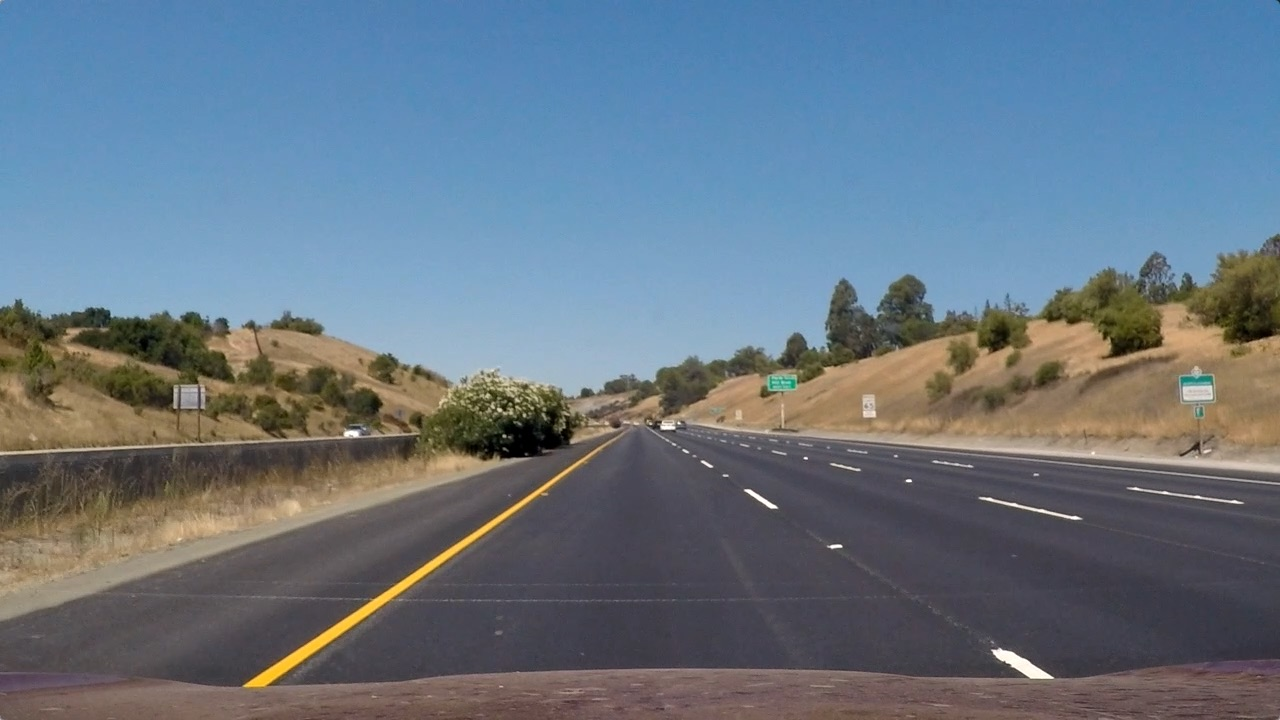
#> input picture test_images/straight_lines1.jpg, 1280 x 720 px; the run also reads 3 pictures not shown here
$ jupyter execute --allow-errors code.ipynb   (shell and % lines are left out)   (older library calls are emulated)
#> lines starting #> are read from the running program, lines starting #| are printed output that depends on the picture; after the words box and inside, x2 and y2 are one past the last pixel; in counts of white or black regions, pixels touching at a corner belong together
#> further down, imgg is the input picture: shape (720, 1280, 3); mean R, G, B 103.2, 117.7, 131.2
[cell 1]
"""!pip install opencv-python
"""

[cell 2]
# import part
import cv2
import matplotlib.pyplot as plt
import matplotlib.image as mpimg
import numpy as np
from moviepy.editor import VideoFileClip

#test

[cell 3]
def hist(img):
    bottom_half = img[img.shape[0]//2:,:]
    return np.sum(bottom_half, axis=0)

class LaneLines:
    """ Class containing information about detected lane lines.

    Attributes:
        left_fit (np.array): Coefficients of a polynomial that fit left lane line
        right_fit (np.array): Coefficients of a polynomial that fit right lane line
        parameters (dict): Dictionary containing all parameters needed for the pipeline
        debug (boolean): Flag for debug/normal mode
    """
    def __init__(self):
        """Init Lanelines.

        Parameters:
            left_fit (np.array): Coefficients of polynomial that fit left lane
            right_fit (np.array): Coefficients of polynomial that fit right lane
            binary (np.array): binary image
        """
        self.left_fit = None
        self.right_fit = None
        self.binary = None
        self.nonzero = None
        self.nonzerox = None
        self.nonzeroy = None
        self.clear_visibility = True
        self.dir = []
        self.left_curve_img = mpimg.imread('left_turn.png')
        self.right_curve_img = mpimg.imread('right_turn.png')
        self.keep_straight_img = mpimg.imread('straight.png')
        self.left_curve_img = cv2.normalize(src=self.left_curve_img, dst=None, alpha=0, beta=255, norm_type=cv2.NORM_MINMAX, dtype=cv2.CV_8U)
        self.right_curve_img = cv2.normalize(src=self.right_curve_img, dst=None, alpha=0, beta=255, norm_type=cv2.NORM_MINMAX, dtype=cv2.CV_8U)
        self.keep_straight_img = cv2.normalize(src=self.keep_straight_img, dst=None, alpha=0, beta=255, norm_type=cv2.NORM_MINMAX, dtype=cv2.CV_8U)

        # HYPERPARAMETERS
        # Number of sliding windows
        self.nwindows = 9
        # Width of the the windows +/- margin
        self.margin = 100
        # Mininum number of pixels found to recenter window
        self.minpix = 50

    def forward(self, img):
        """Take a image and detect lane lines.

        Parameters:
            img (np.array): An binary image containing relevant pixels

        Returns:
            Image (np.array): An RGB image containing lane lines pixels and other details
        """
        self.extract_features(img)
        return self.fit_poly(img)

    def pixels_in_window(self, center, margin, height):
        """ Return all pixel that in a specific window

        Parameters:
            center (tuple): coordinate of the center of the window
            margin (int): half width of the window
            height (int): height of the window

        Returns:
            pixelx (np.array): x coordinates of pixels that lie inside the window
            pixely (np.array): y coordinates of pixels that lie inside the window
        """
        topleft = (center[0]-margin, center[1]-height//2)
        bottomright = (center[0]+margin, center[1]+height//2)

        condx = (topleft[0] <= self.nonzerox) & (self.nonzerox <= bottomright[0])
        condy = (topleft[1] <= self.nonzeroy) & (self.nonzeroy <= bottomright[1])
        return self.nonzerox[condx&condy], self.nonzeroy[condx&condy]

    def extract_features(self, img):
        """ Extract features from a binary image

        Parameters:
            img (np.array): A binary image
        """
        self.img = img
        # Height of of windows - based on nwindows and image shape
        self.window_height = np.int(img.shape[0]//self.nwindows)
        # Identify the x and y positions of all nonzero pixel in the image
        self.nonzero = img.nonzero()
        self.nonzerox = np.array(self.nonzero[1])
        self.nonzeroy = np.array(self.nonzero[0])

    def find_lane_pixels(self, img):
        """Find lane pixels from a binary warped image.

        Parameters:
            img (np.array): A binary warped image

        Returns:
            leftx (np.array): x coordinates of left lane pixels
            lefty (np.array): y coordinates of left lane pixels
            rightx (np.array): x coordinates of right lane pixels
            righty (np.array): y coordinates of right lane pixels
            out_img (np.array): A RGB image that use to display result later on.

        """
        assert(len(img.shape) == 2)
        # Create an output image to draw on and visualize the result
        out_img = np.dstack((img, img, img))

        histogram = hist(img)
        midpoint = histogram.shape[0]//2
        leftx_base = np.argmax(histogram[:midpoint])
        rightx_base = np.argmax(histogram[midpoint:]) + midpoint

        # Current position to be update later for each window in nwindows
        leftx_current = leftx_base
        rightx_current = rightx_base
        y_current = img.shape[0] + self.window_height//2

        # Create empty lists to reveice left and right lane pixel
        leftx, lefty, rightx, righty = [], [], [], []

        # Step through the windows one by one
        for _ in range(self.nwindows):
            y_current -= self.window_height
            center_left = (leftx_current, y_current)
            center_right = (rightx_current, y_current)

            good_left_x, good_left_y = self.pixels_in_window(center_left, self.margin, self.window_height)
            good_right_x, good_right_y = self.pixels_in_window(center_right, self.margin, self.window_height)

            # Append these indices to the lists
            leftx.extend(good_left_x)
            lefty.extend(good_left_y)
            rightx.extend(good_right_x)
            righty.extend(good_right_y)

            if len(good_left_x) > self.minpix:
                leftx_current = np.int32(np.mean(good_left_x))
            if len(good_right_x) > self.minpix:
                rightx_current = np.int32(np.mean(good_right_x))

        return leftx, lefty, rightx, righty, out_img

    def fit_poly(self, img):
        """Find the lane line from an image and draw it.

        Parameters:
            img (np.array): a binary warped image

        Returns:
            out_img (np.array): a RGB image that have lane line drawn on that.
        """

        leftx, lefty, rightx, righty, out_img = self.find_lane_pixels(img)

        if len(lefty) > 1500:
            self.left_fit = np.polyfit(lefty, leftx, 2)
        if len(righty) > 1500:
            self.right_fit = np.polyfit(righty, rightx, 2)

        # Generate x and y values for plotting
        maxy = img.shape[0] - 1
        miny = img.shape[0] // 3
        if len(lefty):
            maxy = max(maxy, np.max(lefty))
            miny = min(miny, np.min(lefty))

        if len(righty):
            maxy = max(maxy, np.max(righty))
            miny = min(miny, np.min(righty))

        ploty = np.linspace(miny, maxy, img.shape[0])

        left_fitx = self.left_fit[0]*ploty**2 + self.left_fit[1]*ploty + self.left_fit[2]
        right_fitx = self.right_fit[0]*ploty**2 + self.right_fit[1]*ploty + self.right_fit[2]

        # Visualization to drwa two lines and green in street
        for i, y in enumerate(ploty):
            l = int(left_fitx[i])
            r = int(right_fitx[i])
            y = int(y)
            cv2.line(out_img, (l, y), (r, y), (0, 255, 0))
            cv2.line(out_img,(l,y),(l+20,y),(25,25,112),15)
            cv2.line(out_img,(r-20,y),(r,y),(25,25,112),15)


        lR, rR, pos = self.measure_curvature()

        return out_img

    def plot(self, out_img):
        np.set_printoptions(precision=6, suppress=True)
        lR, rR, pos = self.measure_curvature()

        value = None
        if abs(self.left_fit[0]) > abs(self.right_fit[0]):
            value = self.left_fit[0]
        else:
            value = self.right_fit[0]

        if abs(value) <= 0.00015:
            self.dir.append('F')
        elif value < 0:
            self.dir.append('L')
        else:
            self.dir.append('R')

        if len(self.dir) > 10:
            self.dir.pop(0)

        W = 400
        H = 500
        widget = np.copy(out_img[:H, :W])
        widget //= 2
        widget[0,:] = [0, 0, 255]
        widget[-1,:] = [0, 0, 255]
        widget[:,0] = [0, 0, 255]
        widget[:,-1] = [0, 0, 255]
        out_img[:H, :W] = widget

        direction = max(set(self.dir), key = self.dir.count)
        msg = "Keep Straight Ahead"
        curvature_msg = "Curvature = {:.0f} m".format(min(lR, rR))

        if direction == 'L':

            y, x = self.left_curve_img[:,:,3].nonzero()
            out_img[y, x-100+W//2] = self.left_curve_img[y, x, :3]
            msg = "Left Curve Ahead"

        if direction == 'R':
            y, x = self.right_curve_img[:,:,3].nonzero()
            out_img[y, x-100+W//2] = self.right_curve_img[y, x, :3]
            msg = "Right Curve Ahead"
        if direction == 'F':
            y, x = self.keep_straight_img[:,:,3].nonzero()
            out_img[y, x-100+W//2] = self.keep_straight_img[y, x, :3]

        cv2.putText(out_img, msg, org=(10, 240), fontFace=cv2.FONT_HERSHEY_SIMPLEX, fontScale=1, color=(255, 255, 255), thickness=2)

        if direction in 'LR':
            cv2.putText(out_img, curvature_msg, org=(10, 280), fontFace=cv2.FONT_HERSHEY_SIMPLEX, fontScale=1, color=(255, 255, 255), thickness=2)

        cv2.putText(
            out_img,
            "Good Lane Keeping",
            org=(10, 400),
            fontFace=cv2.FONT_HERSHEY_SIMPLEX,
            fontScale=1.2,
            color=(0, 255, 0),
            thickness=2)

        cv2.putText(
            out_img,
            "Vehicle is {:.2f} m away from center".format(pos),
            org=(10, 450),
            fontFace=cv2.FONT_HERSHEY_SIMPLEX,
            fontScale=0.66,
            color=(255, 255, 255),
            thickness=2)

        return out_img

    def measure_curvature(self):
        ym = 30/720
        xm = 3.7/700

        left_fit = self.left_fit.copy()
        right_fit = self.right_fit.copy()
        y_eval = 700 * ym

        # Compute R_curve (radius of curvature)
        left_curveR =  ((1 + (2*left_fit[0] *y_eval + left_fit[1])**2)**1.5)  / np.absolute(2*left_fit[0])
        right_curveR = ((1 + (2*right_fit[0]*y_eval + right_fit[1])**2)**1.5) / np.absolute(2*right_fit[0])

        xl = np.dot(self.left_fit, [700**2, 700, 1])
        xr = np.dot(self.right_fit, [700**2, 700, 1])
        pos = (1280//2 - (xl+xr)//2)*xm
        return left_curveR, right_curveR, pos

[cell 4]
def plt_images(orig_image, orig_title, processed_image, processed_title, cmap='gray'):
    # Visualize undirstorsion
    f, (ax1, ax2) = plt.subplots(1, 2, figsize=(25, 10))
    ax1.set_title(orig_title, fontsize=30)
    ax1.imshow(orig_image)
    ax2.set_title(processed_title, fontsize=30)
    ax2.imshow(processed_image, cmap='gray')
    plt.subplots_adjust(left=0., right=1, top=0.9, bottom=0.)
# instance in case we need it later
    #plt_images(orig_image, orig_title, processed_image, processed_title, cmap='gray')

[cell 5]
#threshold
def threshold_rel(img, lo, hi):
#> called with lo = 0.8, hi = 1
    vmin = np.min(img)
#> vmin = 0
    vmax = np.max(img)
#> vmax = 254
    vlo = vmin + (vmax - vmin) * lo
#> vlo = 203.2
    vhi = vmin + (vmax - vmin) * hi
#> vhi = 254
    return np.uint8((img >= vlo) & (img <= vhi)) * 255
#> returned value: shape (720, 1280); 0.18% white; 54 white regions (43 under 20 px), largest, box (x1, y1, x2, y2) and area: (992, 649, 1053, 679) 636, (1183, 386, 1212, 400) 212, (980, 498, 1080, 519) 206

def threshold_abs(img, lo, hi):
#> called with lo = 20, hi = 30
    return np.uint8((img >= lo) & (img <= hi)) * 255
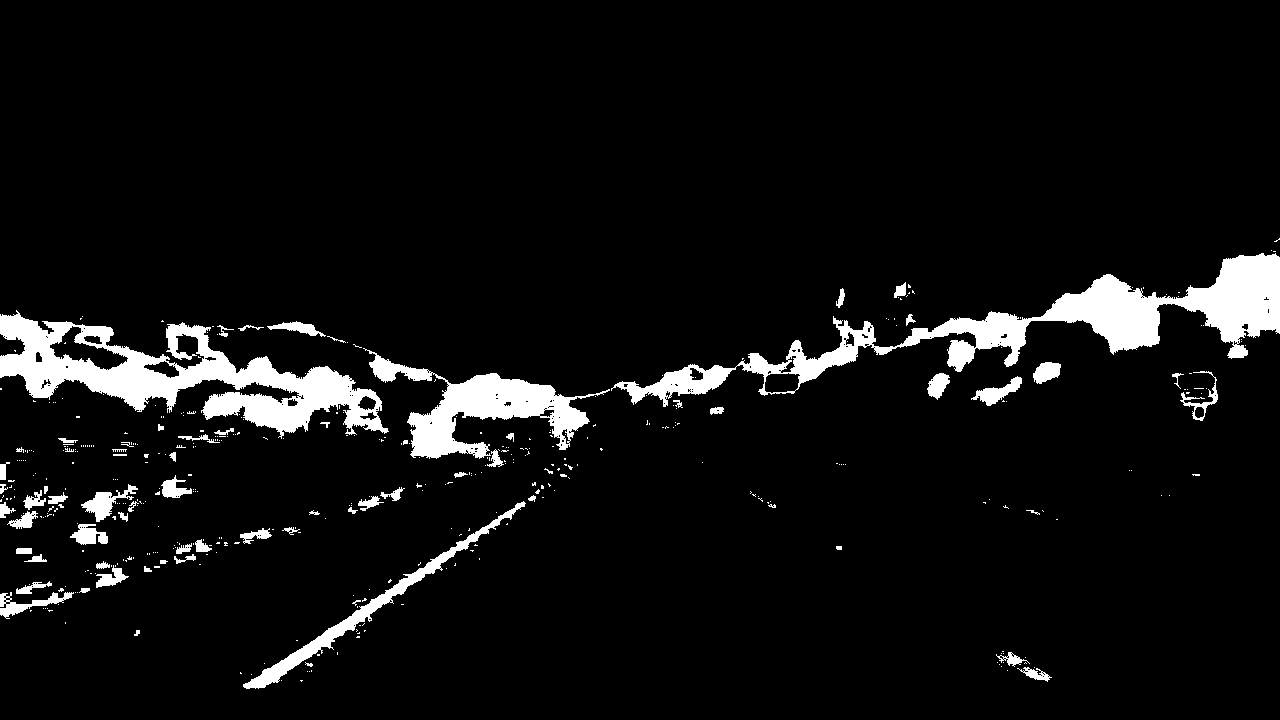
#> returned value: shape (720, 1280); 6.4% white; 437 white regions (365 under 20 px), largest, box (x1, y1, x2, y2) and area: (611, 253, 1280, 407) 19692, (0, 310, 389, 439) 17456, (363, 348, 610, 459) 8315
def thresholding (img1):
    hls = cv2.cvtColor(img1, cv2.COLOR_RGB2HLS)
    hsv = cv2.cvtColor(img1, cv2.COLOR_RGB2HSV)
    h_channel = hls[:,:,0]
    l_channel = hls[:,:,1]
    s_channel = hls[:,:,2]
    v_channel = hsv[:,:,2]


    right_lane = threshold_rel(l_channel, 0.8, 1.0)
    right_lane[:,:750] = 0

    left_lane = threshold_abs(h_channel, 20, 30)
    left_lane &= threshold_rel(v_channel, 0.7, 1.0)
    left_lane[:,550:] = 0
#> left_lane: shape (720, 1280); 0.36% white; 76 white regions (67 under 20 px), largest, box (x1, y1, x2, y2) and area: (244, 501, 526, 688) 2775, (494, 378, 513, 386) 66, (448, 384, 455, 398) 36
    img2 = left_lane | right_lane
#> img2: shape (720, 1280); 0.52% white; 114 white regions (97 under 20 px), largest, box (x1, y1, x2, y2) and area: (244, 501, 526, 688) 2775, (992, 649, 1053, 679) 636, (1183, 386, 1212, 400) 212
    x=  threshold_rel(l_channel, 0.8, 1.0)
    x = np.dstack((x,x,x))
#> x: shape (720, 1280, 3); mean of channels 0, 1, 2 0.5, 0.5, 0.5
    return img2, x
#test
imgg = mpimg.imread('test_images/straight_lines1.jpg')
imggg,l_channel=thresholding(imgg)
plt.imshow(imggg, vmin=0, vmax=255, cmap='gray')
#plt.imshow(imggg)

[cell 6]
#""" This a function for transforming image between front view and top view "bird eye"
 #       src (np.array): Coordinates of 4 source points
  #      dst (np.array): Coordinates of 4 destination points
   #     M (np.array): Matrix to transform image from front view to top view
    #    M_inv (np.array): Matrix to transform image from top view to front view
    #"""
def PerspectiveTransformation(image):
    src = np.float32([(550, 460),     # top-left
                      (150, 720),     # bottom-left
                      (1200, 720),    # bottom-right
                      (770, 460)])    # top-right
    dst = np.float32([(100, 0),
                      (100, 720),
                     (1100, 720),
                       (1100, 0)])


    M = cv2.getPerspectiveTransform(src, dst)
    M_inv = cv2.getPerspectiveTransform(dst, src)

    return M,M_inv
# Take a front view image and transform to top view"""
def forward(img, img_size=(1280, 720), flags=cv2.INTER_LINEAR):

#> called with img_size = (1280, 720), flags = 1
    M,M_inv=PerspectiveTransformation(img)
#> M = [[-0.801, -1.49, 1107.4], [-1.71e-15, -2.33, 1071.3], [-1.75e-18, -0.00256, 1]]; M_inv = [[0.22, -0.72, 528], [-3.1e-16, -0.429, 460], [-6.65e-19, -0.0011, 1]]
    return cv2.warpPerspective(img, M, img_size, flags=flags)
#> returned value: shape (720, 1280, 3)
     #Take a top view image and transform it to front view"""
def backward(img, img_size=(1280, 720), flags=cv2.INTER_LINEAR):
    M,M_inv=PerspectiveTransformation(img)
    return cv2.warpPerspective(img, M_inv, img_size, flags=flags)

[cell 7]
#test
# Test Binary Function
img = mpimg.imread('test_images/straight_lines1.jpg')
warped= forward(img)
plt_images(img,'Original Image',warped, 'Warped Image')

[cell 8]
#test after thresholding and warped
img = mpimg.imread('test_images/test3.jpg')
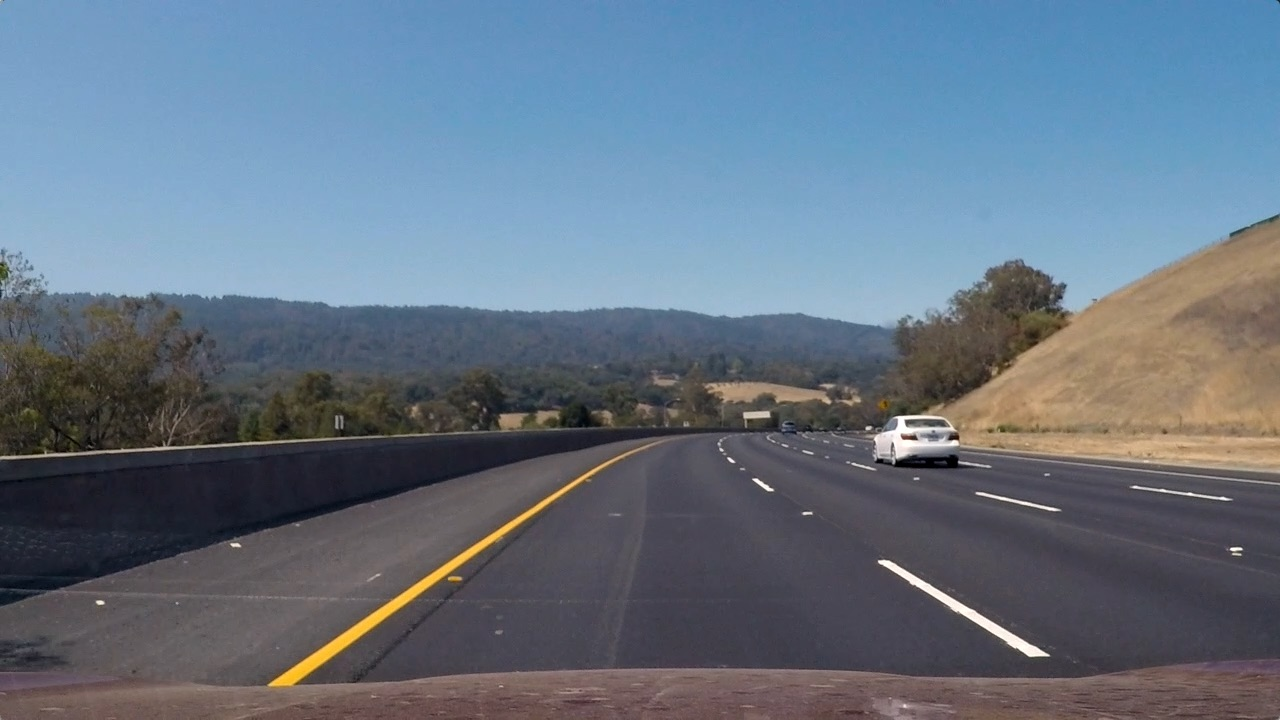
#> input picture test_images/test3.jpg, 1280 x 720 px
#> img is the input picture: shape (720, 1280, 3); mean R, G, B 101.1, 115.3, 130.7
img2,l=thresholding(img)
warped= forward(img2)
plt_images(img,'Original Image',warped, 'Warped Image')

[cell 9]
#test lane lines
img= mpimg.imread('test_images/harder_challenge_video_frame_10.jpg')
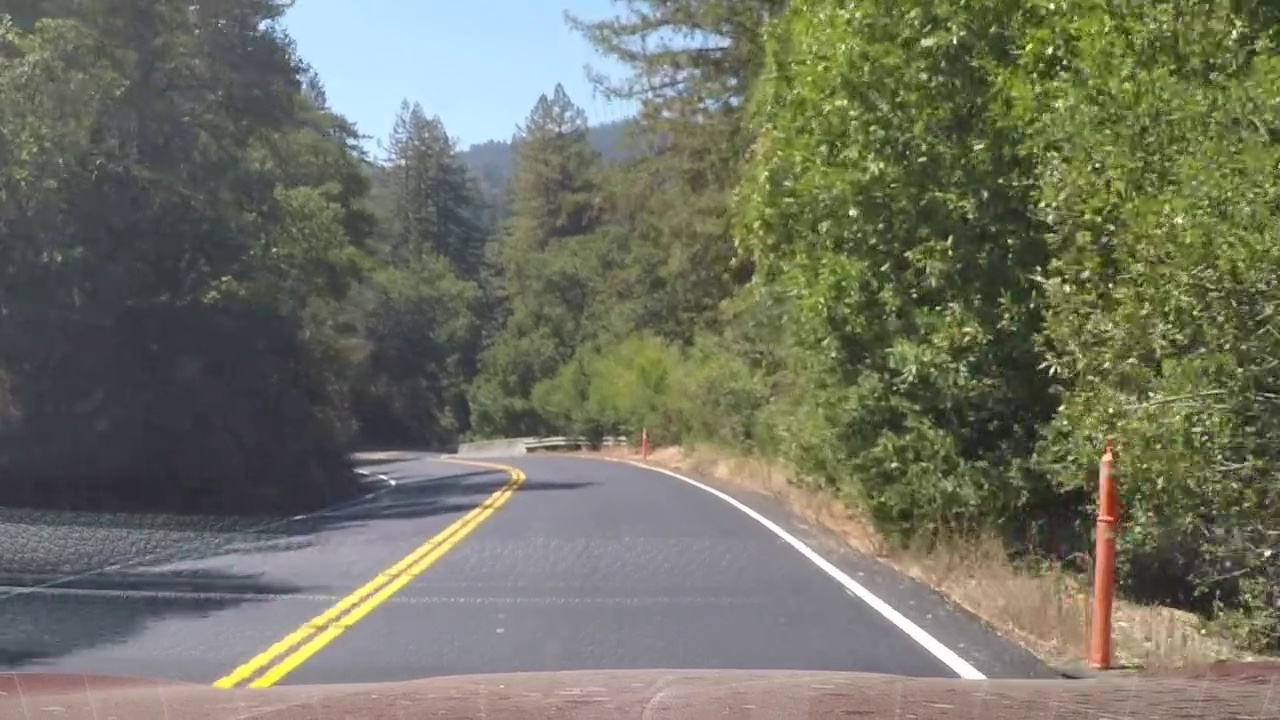
#> input picture test_images/harder_challenge_video_frame_10.jpg, 1280 x 720 px
#> img is the input picture: shape (720, 1280, 3); mean R, G, B 113, 114.8, 99.6
im,l=thresholding(img)
#> in thresholding (call 3), `l_channel = hls[:,:,1]`:
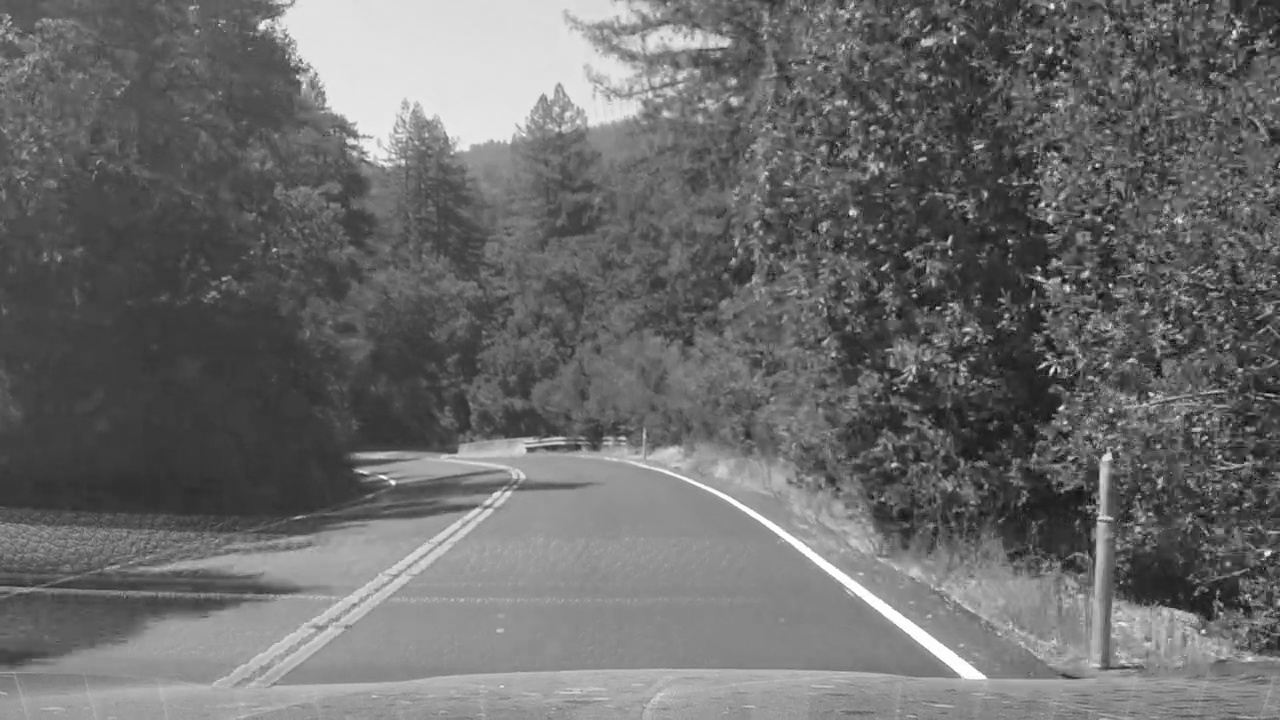
#> l_channel: shape (720, 1280); min 6, max 255, mean 107.7
#> (the rest of the program and of its run is left out)
